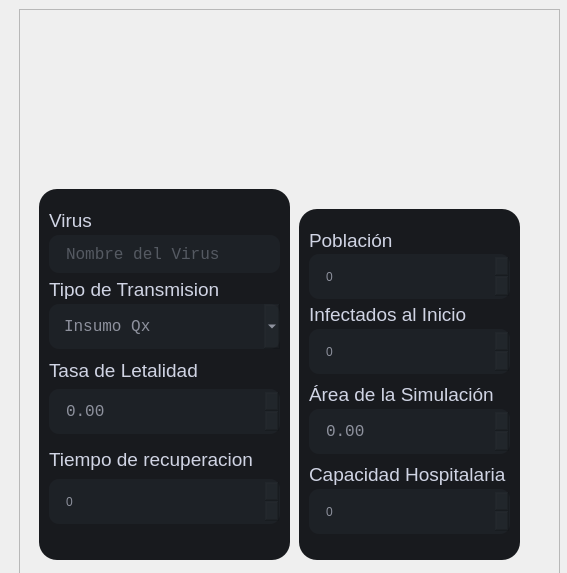
<?xml version="1.0" encoding="UTF-8"?>
<ui version="4.0">
 <class>Form</class>
 <widget class="QWidget" name="Form">
  <property name="geometry">
   <rect>
    <x>0</x>
    <y>0</y>
    <width>567</width>
    <height>573</height>
   </rect>
  </property>
  <property name="windowTitle">
   <string>Form</string>
  </property>
  <widget class="QFrame" name="frame">
   <property name="geometry">
    <rect>
     <x>19</x>
     <y>9</y>
     <width>541</width>
     <height>571</height>
    </rect>
   </property>
   <property name="frameShape">
    <enum>QFrame::Shape::StyledPanel</enum>
   </property>
   <property name="frameShadow">
    <enum>QFrame::Shadow::Raised</enum>
   </property>
   <widget class="QFrame" name="frame_6">
    <property name="geometry">
     <rect>
      <x>20</x>
      <y>180</y>
      <width>251</width>
      <height>371</height>
     </rect>
    </property>
    <property name="styleSheet">
     <string notr="true">background-color: rgb(24, 26, 30);
border: 0px;
border-radius: 18px;
</string>
    </property>
    <property name="frameShape">
     <enum>QFrame::Shape::StyledPanel</enum>
    </property>
    <property name="frameShadow">
     <enum>QFrame::Shadow::Raised</enum>
    </property>
    <widget class="QLabel" name="info_8">
     <property name="geometry">
      <rect>
       <x>10</x>
       <y>20</y>
       <width>165</width>
       <height>21</height>
      </rect>
     </property>
     <property name="sizePolicy">
      <sizepolicy hsizetype="Fixed" vsizetype="Fixed">
       <horstretch>0</horstretch>
       <verstretch>0</verstretch>
      </sizepolicy>
     </property>
     <property name="font">
      <font>
       <family>Arial</family>
       <pointsize>14</pointsize>
      </font>
     </property>
     <property name="styleSheet">
      <string notr="true">background: none;
border: 0px;
color: rgb(98, 126, 152);</string>
     </property>
     <property name="text">
      <string>&lt;html&gt;&lt;head/&gt;&lt;body&gt;&lt;p&gt;&lt;span style=&quot; color:#d0d4e4;&quot;&gt;Virus&lt;/span&gt;&lt;/p&gt;&lt;/body&gt;&lt;/html&gt;</string>
     </property>
    </widget>
    <widget class="QComboBox" name="cb_tipo_v">
     <property name="geometry">
      <rect>
       <x>10</x>
       <y>115</y>
       <width>231</width>
       <height>45</height>
      </rect>
     </property>
     <property name="sizePolicy">
      <sizepolicy hsizetype="Expanding" vsizetype="Expanding">
       <horstretch>100</horstretch>
       <verstretch>0</verstretch>
      </sizepolicy>
     </property>
     <property name="maximumSize">
      <size>
       <width>354</width>
       <height>45</height>
      </size>
     </property>
     <property name="font">
      <font>
       <family>Consolas</family>
       <pointsize>12</pointsize>
      </font>
     </property>
     <property name="styleSheet">
      <string notr="true">border-radius: 10px;
	background-color: rgba(43, 47, 54, 80);
	color: rgba(208, 212, 228,160);;
	padding: 1px;
	padding-left: 15px;
	padding-right: 5px;</string>
     </property>
     <item>
      <property name="text">
       <string>Insumo Qx</string>
      </property>
     </item>
     <item>
      <property name="text">
       <string>Insumo de Limpieza</string>
      </property>
     </item>
     <item>
      <property name="text">
       <string>Insumo de Mantenimiento</string>
      </property>
     </item>
    </widget>
    <widget class="QLineEdit" name="le_nombre_virus">
     <property name="geometry">
      <rect>
       <x>10</x>
       <y>46</y>
       <width>231</width>
       <height>38</height>
      </rect>
     </property>
     <property name="sizePolicy">
      <sizepolicy hsizetype="Expanding" vsizetype="Expanding">
       <horstretch>100</horstretch>
       <verstretch>0</verstretch>
      </sizepolicy>
     </property>
     <property name="maximumSize">
      <size>
       <width>354</width>
       <height>45</height>
      </size>
     </property>
     <property name="font">
      <font>
       <family>Consolas</family>
       <pointsize>12</pointsize>
      </font>
     </property>
     <property name="autoFillBackground">
      <bool>false</bool>
     </property>
     <property name="styleSheet">
      <string notr="true">QLineEdit{
	border-radius: 10px;
	background-color: rgba(43, 47, 54, 80);
	color: rgba(208, 212, 228,160);;
	padding: 1px;
	padding-left: 15px;
	padding-right: 5px;
}</string>
     </property>
     <property name="inputMask">
      <string/>
     </property>
     <property name="text">
      <string/>
     </property>
     <property name="placeholderText">
      <string>Nombre del Virus</string>
     </property>
     <property name="clearButtonEnabled">
      <bool>false</bool>
     </property>
    </widget>
    <widget class="QLabel" name="info_10">
     <property name="geometry">
      <rect>
       <x>10</x>
       <y>89</y>
       <width>191</width>
       <height>21</height>
      </rect>
     </property>
     <property name="sizePolicy">
      <sizepolicy hsizetype="Fixed" vsizetype="Fixed">
       <horstretch>0</horstretch>
       <verstretch>0</verstretch>
      </sizepolicy>
     </property>
     <property name="font">
      <font>
       <family>Arial</family>
       <pointsize>14</pointsize>
      </font>
     </property>
     <property name="styleSheet">
      <string notr="true">background: none;
border: 0px;
color: rgb(98, 126, 152);</string>
     </property>
     <property name="text">
      <string>&lt;html&gt;&lt;head/&gt;&lt;body&gt;&lt;p&gt;&lt;span style=&quot; color:#d0d4e4;&quot;&gt;Tipo de Transmision&lt;/span&gt;&lt;/p&gt;&lt;/body&gt;&lt;/html&gt;</string>
     </property>
    </widget>
    <widget class="QLabel" name="info_9">
     <property name="geometry">
      <rect>
       <x>10</x>
       <y>170</y>
       <width>165</width>
       <height>21</height>
      </rect>
     </property>
     <property name="sizePolicy">
      <sizepolicy hsizetype="Fixed" vsizetype="Fixed">
       <horstretch>0</horstretch>
       <verstretch>0</verstretch>
      </sizepolicy>
     </property>
     <property name="font">
      <font>
       <family>Arial</family>
       <pointsize>14</pointsize>
      </font>
     </property>
     <property name="styleSheet">
      <string notr="true">background: none;
border: 0px;
color: rgb(98, 126, 152);</string>
     </property>
     <property name="text">
      <string>&lt;html&gt;&lt;head/&gt;&lt;body&gt;&lt;p&gt;&lt;span style=&quot; color:#d0d4e4;&quot;&gt;Tasa de Letalidad&lt;/span&gt;&lt;/p&gt;&lt;/body&gt;&lt;/html&gt;</string>
     </property>
    </widget>
    <widget class="QDoubleSpinBox" name="dsb_letalidad">
     <property name="geometry">
      <rect>
       <x>10</x>
       <y>200</y>
       <width>231</width>
       <height>45</height>
      </rect>
     </property>
     <property name="font">
      <font>
       <family>Consolas</family>
       <pointsize>12</pointsize>
      </font>
     </property>
     <property name="styleSheet">
      <string notr="true">border-radius: 10px;
	background-color: rgba(43, 47, 54, 80);
	color: rgba(208, 212, 228,160);;
	padding: 1px;
	padding-left: 15px;
	padding-right: 5px;</string>
     </property>
    </widget>
    <widget class="QSpinBox" name="sb_recuperacion">
     <property name="geometry">
      <rect>
       <x>10</x>
       <y>290</y>
       <width>231</width>
       <height>45</height>
      </rect>
     </property>
     <property name="styleSheet">
      <string notr="true">border-radius: 10px;
	background-color: rgba(43, 47, 54, 80);
	color: rgba(208, 212, 228,160);;
	padding: 1px;
	padding-left: 15px;
	padding-right: 5px;</string>
     </property>
    </widget>
    <widget class="QLabel" name="info_11">
     <property name="geometry">
      <rect>
       <x>10</x>
       <y>260</y>
       <width>221</width>
       <height>21</height>
      </rect>
     </property>
     <property name="sizePolicy">
      <sizepolicy hsizetype="Fixed" vsizetype="Fixed">
       <horstretch>0</horstretch>
       <verstretch>0</verstretch>
      </sizepolicy>
     </property>
     <property name="font">
      <font>
       <family>Arial</family>
       <pointsize>14</pointsize>
      </font>
     </property>
     <property name="styleSheet">
      <string notr="true">background: none;
color: rgb(208, 212, 228);
border: 0px;</string>
     </property>
     <property name="text">
      <string>Tiempo de recuperacion</string>
     </property>
    </widget>
   </widget>
   <widget class="QFrame" name="frame_7">
    <property name="geometry">
     <rect>
      <x>280</x>
      <y>200</y>
      <width>221</width>
      <height>351</height>
     </rect>
    </property>
    <property name="styleSheet">
     <string notr="true">background-color: rgb(24, 26, 30);
border: 0px;
border-radius: 18px;
</string>
    </property>
    <property name="frameShape">
     <enum>QFrame::Shape::StyledPanel</enum>
    </property>
    <property name="frameShadow">
     <enum>QFrame::Shadow::Raised</enum>
    </property>
    <widget class="QLabel" name="info_12">
     <property name="geometry">
      <rect>
       <x>10</x>
       <y>20</y>
       <width>91</width>
       <height>21</height>
      </rect>
     </property>
     <property name="sizePolicy">
      <sizepolicy hsizetype="Fixed" vsizetype="Fixed">
       <horstretch>0</horstretch>
       <verstretch>0</verstretch>
      </sizepolicy>
     </property>
     <property name="font">
      <font>
       <family>Arial</family>
       <pointsize>14</pointsize>
      </font>
     </property>
     <property name="styleSheet">
      <string notr="true">background: none;
border: 0px;
color: rgb(98, 126, 152);</string>
     </property>
     <property name="text">
      <string>&lt;html&gt;&lt;head/&gt;&lt;body&gt;&lt;p&gt;&lt;span style=&quot; color:#d0d4e4;&quot;&gt;Población&lt;/span&gt;&lt;/p&gt;&lt;/body&gt;&lt;/html&gt;</string>
     </property>
    </widget>
    <widget class="QSpinBox" name="sb_poblacion">
     <property name="geometry">
      <rect>
       <x>10</x>
       <y>45</y>
       <width>201</width>
       <height>45</height>
      </rect>
     </property>
     <property name="styleSheet">
      <string notr="true">border-radius: 10px;
	background-color: rgba(43, 47, 54, 80);
	color: rgba(208, 212, 228,160);;
	padding: 1px;
	padding-left: 15px;
	padding-right: 5px;</string>
     </property>
    </widget>
    <widget class="QLabel" name="info_13">
     <property name="geometry">
      <rect>
       <x>10</x>
       <y>95</y>
       <width>221</width>
       <height>21</height>
      </rect>
     </property>
     <property name="sizePolicy">
      <sizepolicy hsizetype="Fixed" vsizetype="Fixed">
       <horstretch>0</horstretch>
       <verstretch>0</verstretch>
      </sizepolicy>
     </property>
     <property name="font">
      <font>
       <family>Arial</family>
       <pointsize>14</pointsize>
      </font>
     </property>
     <property name="styleSheet">
      <string notr="true">background: none;
color: rgb(208, 212, 228);
border: 0px;</string>
     </property>
     <property name="text">
      <string>Infectados al Inicio</string>
     </property>
    </widget>
    <widget class="QSpinBox" name="sb_infectados">
     <property name="geometry">
      <rect>
       <x>10</x>
       <y>120</y>
       <width>201</width>
       <height>45</height>
      </rect>
     </property>
     <property name="styleSheet">
      <string notr="true">border-radius: 10px;
	background-color: rgba(43, 47, 54, 80);
	color: rgba(208, 212, 228,160);;
	padding: 1px;
	padding-left: 15px;
	padding-right: 5px;</string>
     </property>
    </widget>
    <widget class="QLabel" name="info_14">
     <property name="geometry">
      <rect>
       <x>10</x>
       <y>175</y>
       <width>221</width>
       <height>21</height>
      </rect>
     </property>
     <property name="sizePolicy">
      <sizepolicy hsizetype="Fixed" vsizetype="Fixed">
       <horstretch>0</horstretch>
       <verstretch>0</verstretch>
      </sizepolicy>
     </property>
     <property name="font">
      <font>
       <family>Arial</family>
       <pointsize>14</pointsize>
      </font>
     </property>
     <property name="styleSheet">
      <string notr="true">background: none;
border: 0px;
color: rgb(208, 212, 228);</string>
     </property>
     <property name="text">
      <string>Área de la Simulación</string>
     </property>
    </widget>
    <widget class="QLabel" name="info_15">
     <property name="geometry">
      <rect>
       <x>10</x>
       <y>255</y>
       <width>221</width>
       <height>21</height>
      </rect>
     </property>
     <property name="sizePolicy">
      <sizepolicy hsizetype="Fixed" vsizetype="Fixed">
       <horstretch>0</horstretch>
       <verstretch>0</verstretch>
      </sizepolicy>
     </property>
     <property name="font">
      <font>
       <family>Arial</family>
       <pointsize>14</pointsize>
      </font>
     </property>
     <property name="styleSheet">
      <string notr="true">background: none;
border: 0px;
color: rgb(208, 212, 228);
</string>
     </property>
     <property name="text">
      <string>Capacidad Hospitalaria</string>
     </property>
    </widget>
    <widget class="QSpinBox" name="sb_capacidadH">
     <property name="geometry">
      <rect>
       <x>10</x>
       <y>280</y>
       <width>201</width>
       <height>45</height>
      </rect>
     </property>
     <property name="styleSheet">
      <string notr="true">border-radius: 10px;
	background-color: rgba(43, 47, 54, 80);
	color: rgba(208, 212, 228,160);;
	padding: 1px;
	padding-left: 15px;
	padding-right: 5px;</string>
     </property>
    </widget>
    <widget class="QDoubleSpinBox" name="dsb_area">
     <property name="geometry">
      <rect>
       <x>10</x>
       <y>200</y>
       <width>201</width>
       <height>45</height>
      </rect>
     </property>
     <property name="font">
      <font>
       <family>Consolas</family>
       <pointsize>12</pointsize>
      </font>
     </property>
     <property name="styleSheet">
      <string notr="true">border-radius: 10px;
	background-color: rgba(43, 47, 54, 80);
	color: rgba(208, 212, 228,160);;
	padding: 1px;
	padding-left: 15px;
	padding-right: 5px;</string>
     </property>
    </widget>
   </widget>
  </widget>
 </widget>
 <resources/>
 <connections/>
</ui>
